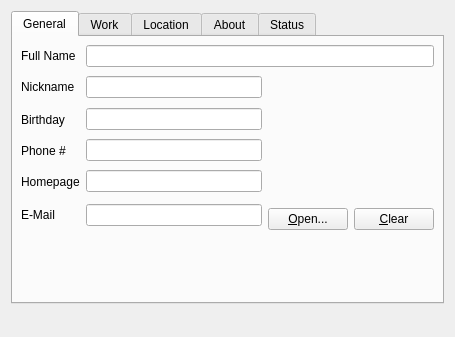
<?xml version="1.0" encoding="UTF-8"?>
<ui version="4.0">
 <class>Info</class>
 <widget class="QWidget" name="Info">
  <property name="geometry">
   <rect>
    <x>0</x>
    <y>0</y>
    <width>455</width>
    <height>337</height>
   </rect>
  </property>
  <property name="minimumSize">
   <size>
    <width>129</width>
    <height>129</height>
   </size>
  </property>
  <property name="windowTitle">
   <string>User Info</string>
  </property>
  <layout class="QGridLayout" name="gridLayout">
   <item row="0" column="0">
    <widget class="QTabWidget" name="tabwidget">
     <widget class="QWidget" name="tab_general">
      <attribute name="title">
       <string>General</string>
      </attribute>
      <layout class="QGridLayout">
       <property name="margin">
        <number>8</number>
       </property>
       <property name="spacing">
        <number>6</number>
       </property>
       <item row="1" column="1">
        <widget class="QLineEdit" name="le_nickname"/>
       </item>
       <item row="7" column="1">
        <spacer>
         <property name="orientation">
          <enum>Qt::Vertical</enum>
         </property>
         <property name="sizeType">
          <enum>QSizePolicy::Expanding</enum>
         </property>
         <property name="sizeHint" stdset="0">
          <size>
           <width>20</width>
           <height>60</height>
          </size>
         </property>
        </spacer>
       </item>
       <item row="5" column="0">
        <widget class="QLabel" name="TextLabel1_2_2_2_2">
         <property name="text">
          <string>E-Mail</string>
         </property>
        </widget>
       </item>
       <item row="0" column="1" colspan="2">
        <widget class="QLineEdit" name="le_fullname"/>
       </item>
       <item row="2" column="0">
        <widget class="QLabel" name="TextLabel1_3_2_3_2">
         <property name="text">
          <string>Birthday</string>
         </property>
        </widget>
       </item>
       <item row="1" column="2" rowspan="5">
        <layout class="QVBoxLayout">
         <property name="spacing">
          <number>6</number>
         </property>
         <property name="margin">
          <number>0</number>
         </property>
         <item>
          <widget class="QLabel" name="label_photo">
           <property name="sizePolicy">
            <sizepolicy hsizetype="Minimum" vsizetype="Maximum">
             <horstretch>0</horstretch>
             <verstretch>0</verstretch>
            </sizepolicy>
           </property>
           <property name="minimumSize">
            <size>
             <width>129</width>
             <height>129</height>
            </size>
           </property>
           <property name="maximumSize">
            <size>
             <width>32767</width>
             <height>129</height>
            </size>
           </property>
           <property name="frameShadow">
            <enum>QFrame::Raised</enum>
           </property>
           <property name="lineWidth">
            <number>1</number>
           </property>
           <property name="scaledContents">
            <bool>false</bool>
           </property>
           <property name="alignment">
            <set>Qt::AlignCenter</set>
           </property>
           <property name="margin">
            <number>2</number>
           </property>
          </widget>
         </item>
         <item>
          <layout class="QHBoxLayout">
           <property name="spacing">
            <number>6</number>
           </property>
           <property name="margin">
            <number>0</number>
           </property>
           <item>
            <widget class="QPushButton" name="pb_open">
             <property name="sizePolicy">
              <sizepolicy hsizetype="Minimum" vsizetype="Fixed">
               <horstretch>0</horstretch>
               <verstretch>0</verstretch>
              </sizepolicy>
             </property>
             <property name="text">
              <string>&amp;Open...</string>
             </property>
             <property name="shortcut">
              <string>Alt+O</string>
             </property>
             <property name="autoDefault">
              <bool>false</bool>
             </property>
             <property name="flat">
              <bool>false</bool>
             </property>
            </widget>
           </item>
           <item>
            <widget class="QPushButton" name="pb_clear">
             <property name="sizePolicy">
              <sizepolicy hsizetype="Minimum" vsizetype="Fixed">
               <horstretch>0</horstretch>
               <verstretch>0</verstretch>
              </sizepolicy>
             </property>
             <property name="text">
              <string>&amp;Clear</string>
             </property>
             <property name="shortcut">
              <string>Alt+C</string>
             </property>
             <property name="autoDefault">
              <bool>false</bool>
             </property>
             <property name="flat">
              <bool>false</bool>
             </property>
            </widget>
           </item>
          </layout>
         </item>
        </layout>
       </item>
       <item row="0" column="0">
        <widget class="QLabel" name="TextLabel1_2_2">
         <property name="text">
          <string>Full Name</string>
         </property>
        </widget>
       </item>
       <item row="3" column="0">
        <widget class="QLabel" name="TextLabel1_3_2_2_2_2">
         <property name="text">
          <string>Phone #</string>
         </property>
        </widget>
       </item>
       <item row="4" column="0">
        <widget class="QLabel" name="TextLabel1_2_3_2">
         <property name="text">
          <string>Homepage</string>
         </property>
        </widget>
       </item>
       <item row="1" column="0">
        <widget class="QLabel" name="TextLabel1_2">
         <property name="text">
          <string>Nickname</string>
         </property>
        </widget>
       </item>
       <item row="3" column="1">
        <widget class="QLineEdit" name="le_phone"/>
       </item>
       <item row="2" column="1">
        <widget class="QLineEdit" name="le_bday"/>
       </item>
       <item row="4" column="1">
        <widget class="QLineEdit" name="le_homepage"/>
       </item>
       <item row="5" column="1">
        <widget class="QLineEdit" name="le_email"/>
       </item>
      </layout>
     </widget>
     <widget class="QWidget" name="tab_work">
      <attribute name="title">
       <string>Work</string>
      </attribute>
      <layout class="QVBoxLayout">
       <property name="spacing">
        <number>6</number>
       </property>
       <property name="margin">
        <number>8</number>
       </property>
       <item>
        <layout class="QGridLayout">
         <property name="margin">
          <number>0</number>
         </property>
         <property name="spacing">
          <number>6</number>
         </property>
         <item row="2" column="1">
          <widget class="QLineEdit" name="le_title"/>
         </item>
         <item row="0" column="0">
          <widget class="QLabel" name="TextLabel1_2_2_2_3">
           <property name="text">
            <string>Company</string>
           </property>
          </widget>
         </item>
         <item row="2" column="0">
          <widget class="QLabel" name="TextLabel1_3_2_2_2_3_2">
           <property name="text">
            <string>Position</string>
           </property>
          </widget>
         </item>
         <item row="0" column="1">
          <widget class="QLineEdit" name="le_orgName"/>
         </item>
         <item row="1" column="0">
          <widget class="QLabel" name="TextLabel1_2_3_3">
           <property name="text">
            <string>Department</string>
           </property>
          </widget>
         </item>
         <item row="1" column="1">
          <widget class="QLineEdit" name="le_orgUnit"/>
         </item>
         <item row="3" column="1">
          <widget class="QLineEdit" name="le_role"/>
         </item>
         <item row="3" column="0">
          <widget class="QLabel" name="TextLabel1_3_2_2_2_4">
           <property name="text">
            <string>Role</string>
           </property>
          </widget>
         </item>
        </layout>
       </item>
       <item>
        <spacer>
         <property name="orientation">
          <enum>Qt::Vertical</enum>
         </property>
         <property name="sizeType">
          <enum>QSizePolicy::Expanding</enum>
         </property>
         <property name="sizeHint" stdset="0">
          <size>
           <width>0</width>
           <height>20</height>
          </size>
         </property>
        </spacer>
       </item>
      </layout>
     </widget>
     <widget class="QWidget" name="tab_location">
      <attribute name="title">
       <string>Location</string>
      </attribute>
      <layout class="QVBoxLayout">
       <property name="spacing">
        <number>6</number>
       </property>
       <property name="margin">
        <number>8</number>
       </property>
       <item>
        <layout class="QGridLayout">
         <property name="margin">
          <number>0</number>
         </property>
         <property name="spacing">
          <number>6</number>
         </property>
         <item row="5" column="0">
          <widget class="QLabel" name="TextLabel1_3_2_2_2">
           <property name="text">
            <string>Country</string>
           </property>
          </widget>
         </item>
         <item row="4" column="0">
          <widget class="QLabel" name="TextLabel1_3_2_2_2_3">
           <property name="text">
            <string>Postal Code</string>
           </property>
          </widget>
         </item>
         <item row="1" column="1">
          <widget class="QLineEdit" name="le_ext"/>
         </item>
         <item row="5" column="1">
          <widget class="QLineEdit" name="le_country"/>
         </item>
         <item row="4" column="1">
          <widget class="QLineEdit" name="le_pcode"/>
         </item>
         <item row="3" column="0">
          <widget class="QLabel" name="TextLabel1_2_3">
           <property name="text">
            <string>State</string>
           </property>
          </widget>
         </item>
         <item row="2" column="0">
          <widget class="QLabel" name="TextLabel1_2_2_2">
           <property name="text">
            <string>City</string>
           </property>
          </widget>
         </item>
         <item row="0" column="1">
          <widget class="QLineEdit" name="le_street"/>
         </item>
         <item row="0" column="0">
          <widget class="QLabel" name="TextLabel1_3_2_3">
           <property name="text">
            <string>Street</string>
           </property>
          </widget>
         </item>
         <item row="3" column="1">
          <widget class="QLineEdit" name="le_state"/>
         </item>
         <item row="2" column="1">
          <widget class="QLineEdit" name="le_city"/>
         </item>
        </layout>
       </item>
       <item>
        <spacer>
         <property name="orientation">
          <enum>Qt::Vertical</enum>
         </property>
         <property name="sizeType">
          <enum>QSizePolicy::Expanding</enum>
         </property>
         <property name="sizeHint" stdset="0">
          <size>
           <width>0</width>
           <height>20</height>
          </size>
         </property>
        </spacer>
       </item>
      </layout>
     </widget>
     <widget class="QWidget" name="tab_about">
      <attribute name="title">
       <string>About</string>
      </attribute>
      <layout class="QVBoxLayout">
       <property name="spacing">
        <number>6</number>
       </property>
       <property name="margin">
        <number>8</number>
       </property>
       <item>
        <widget class="QTextEdit" name="te_desc"/>
       </item>
      </layout>
     </widget>
     <widget class="QWidget" name="tab_status">
      <attribute name="title">
       <string>Status</string>
      </attribute>
      <layout class="QVBoxLayout">
       <property name="spacing">
        <number>6</number>
       </property>
       <property name="margin">
        <number>8</number>
       </property>
       <item>
        <widget class="PsiTextView" name="te_status" native="true"/>
       </item>
      </layout>
     </widget>
    </widget>
   </item>
   <item row="1" column="0">
    <layout class="QHBoxLayout">
     <property name="spacing">
      <number>6</number>
     </property>
     <property name="margin">
      <number>0</number>
     </property>
     <item>
      <widget class="BusyWidget" name="busy" native="true"/>
     </item>
     <item>
      <spacer>
       <property name="orientation">
        <enum>Qt::Horizontal</enum>
       </property>
       <property name="sizeType">
        <enum>QSizePolicy::Expanding</enum>
       </property>
       <property name="sizeHint" stdset="0">
        <size>
         <width>190</width>
         <height>16</height>
        </size>
       </property>
      </spacer>
     </item>
     <item>
      <widget class="IconButton" name="pb_submit" native="true">
       <property name="text" stdset="0">
        <string>&amp;Publish</string>
       </property>
      </widget>
     </item>
     <item>
      <widget class="IconButton" name="pb_refresh" native="true">
       <property name="text" stdset="0">
        <string>&amp;Retrieve</string>
       </property>
       <property name="psiIconName" stdset="0">
        <string>psi/reload</string>
       </property>
      </widget>
     </item>
     <item>
      <widget class="IconButton" name="pb_close" native="true">
       <property name="text" stdset="0">
        <string>&amp;Close</string>
       </property>
       <property name="psiIconName" stdset="0">
        <string>psi/close</string>
       </property>
      </widget>
     </item>
    </layout>
   </item>
  </layout>
 </widget>
 <layoutdefault spacing="6" margin="11"/>
 <pixmapfunction>qPixmapFromMimeSource</pixmapfunction>
 <customwidgets>
  <customwidget>
   <class>PsiTextView</class>
   <extends>QWidget</extends>
   <header>psitextview.h</header>
  </customwidget>
  <customwidget>
   <class>BusyWidget</class>
   <extends>QWidget</extends>
   <header>busywidget.h</header>
  </customwidget>
  <customwidget>
   <class>IconButton</class>
   <extends>QWidget</extends>
   <header>iconbutton.h</header>
  </customwidget>
 </customwidgets>
 <tabstops>
  <tabstop>tabwidget</tabstop>
  <tabstop>le_fullname</tabstop>
  <tabstop>le_nickname</tabstop>
  <tabstop>le_bday</tabstop>
  <tabstop>le_phone</tabstop>
  <tabstop>le_homepage</tabstop>
  <tabstop>le_email</tabstop>
  <tabstop>pb_open</tabstop>
  <tabstop>pb_clear</tabstop>
  <tabstop>pb_submit</tabstop>
  <tabstop>pb_refresh</tabstop>
  <tabstop>pb_close</tabstop>
  <tabstop>le_orgName</tabstop>
  <tabstop>le_orgUnit</tabstop>
  <tabstop>le_title</tabstop>
  <tabstop>le_role</tabstop>
  <tabstop>le_street</tabstop>
  <tabstop>le_ext</tabstop>
  <tabstop>le_city</tabstop>
  <tabstop>le_state</tabstop>
  <tabstop>le_pcode</tabstop>
  <tabstop>le_country</tabstop>
  <tabstop>te_desc</tabstop>
 </tabstops>
 <resources/>
 <connections/>
</ui>
